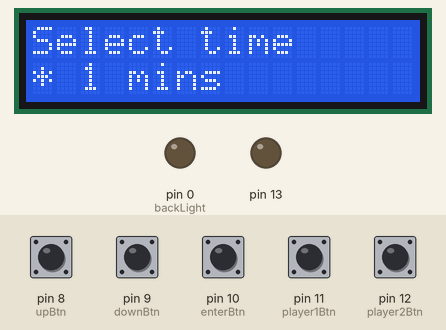
This sketch was run on a simulated Arduino Uno, built with avr-gcc and run on an emulated ATmega328P. On the bench: 16×2 character LCD, output pins drawn as LEDs (lit = HIGH). Inputs (shaded band) come from the test bench; at power-on: pin 8 (upBtn), pin 9 (downBtn), pin 10 (enterBtn), pin 11 (player1Btn), pin 12 (player2Btn) HIGH. At 22.0 s the program stops and its outputs stay as they are.

Above: at 1.8 s.
1.9 s: pin 10 (enterBtn) pulled LOW for 0.15 s
At 2.5 s:
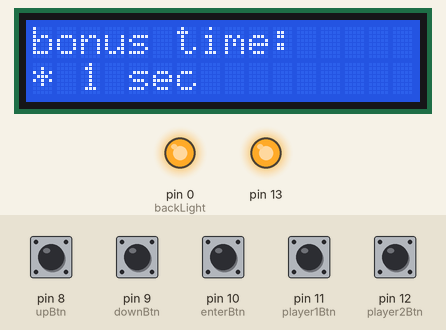
3.5 s: pin 10 (enterBtn) pulled LOW for 1 s
At 5.1 s:
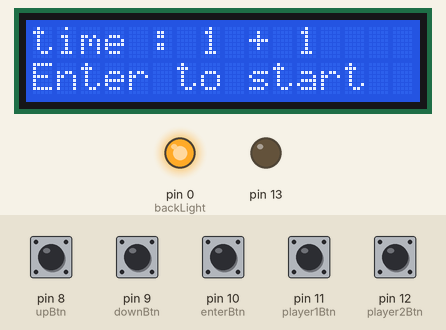
6.0 s: pin 10 (enterBtn) pulled LOW for 0.15 s
At 6.9 s:
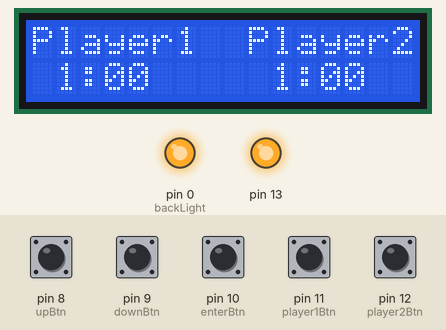
7.6 s: pin 11 (player1Btn) pulled LOW for 0.15 s
At 7.9 s:
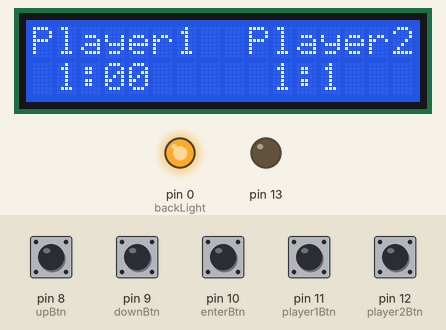
8.3 s: pin 12 (player2Btn) pulled LOW for 0.15 s
At 8.9 s:
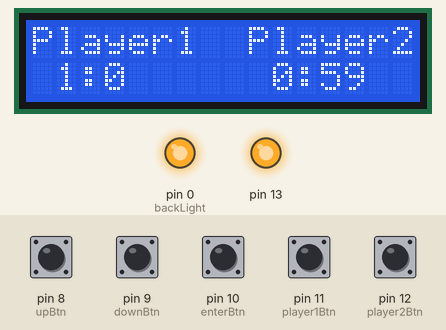
9.0 s: pin 11 (player1Btn) pulled LOW for 1 s
At 23.2 s:
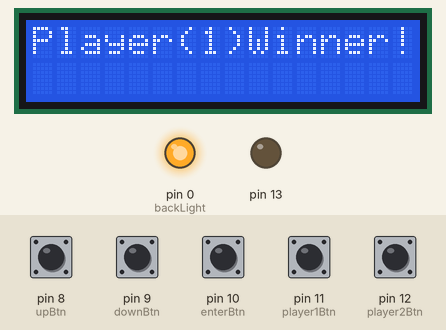
Timing chart, 0 to 23.5 s (numbered marks = the images above; inputs shaded):
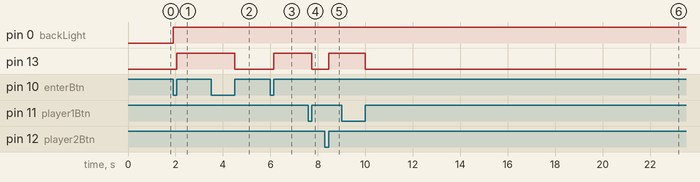

Measured:
- after the input at 1.9 s, pin 0 (backLight): LOW → HIGH at once; pin 13: LOW → HIGH after 0.15 s; the display: changes after 0.15 s (image 1)
- after the input at 3.5 s, pin 13: HIGH → LOW after 1.0 s; the display: changes after 1.0 s (image 2)
- after the input at 6.0 s, pin 13: LOW → HIGH after 0.15 s; the display: changes after 0.16 s (image 3)
- after the input at 7.6 s, pin 13: HIGH → LOW after 0.15 s; the display: changes after 0.20 s (image 4)
- after the input at 8.3 s, pin 13: LOW → HIGH after 0.15 s
- after the input at 9.0 s, pin 13: HIGH → LOW after 1.0 s

The sketch:

chessWatch.ino
```cpp
#include <LiquidCrystal.h>
#include <avr/sleep.h>
static int index = 1 ;
// initialize the library with the numbers of the interface pins
//               (RS-En - D a  t  a )
LiquidCrystal lcd(2, 3  , 4, 5, 6, 7);

int counter1 = 0 ;
int counter2 = 0 ;
/* Buttons */
const byte backLight = 0 ;
const byte enterBtn = 10 ;
const byte upBtn = 8 ;
const byte downBtn = 9 ;
const byte player1Btn = 11 ;
const byte player2Btn = 12 ;

const byte MAX_MINUTES = 180  ;
const byte MAX_BONUS =  59;

byte pressCount = 0 ;
boolean bonusFlag1 = true;
boolean bonusFlag2 = true;
boolean winnerIsPlayerOne = false ;
boolean winnerIsPlayerTwo = false ;
boolean gameStarted = false ;
/* time variables */
byte minutes = 0 ;
byte minutes2 = 0 ;
byte seconds = 0 ;
byte seconds2 = 0 ;
long int timePassed = 0 ;
const long int timeToSleep = 10 ;
byte bonusTime = 0 ;
void start ()
{
  minutes = index ;
  lcd.clear();
  lcd.setCursor(0, 0);
  lcd.print("Player1  Player2");
  lcd.setCursor(1, 1);
  lcd.print(minutes + String(":") + String("00") );
  lcd.setCursor(10, 1);
  lcd.print(minutes + String(":") + String("00") );
  if (bonusTime != 0)minutes = minutes2 = index ;
  else minutes = minutes2 = index - 1 ;
  //seconds = (bonusTime + seconds) - 60 ;
  //seconds2 = (bonusTime + seconds2) - 60 ;
}


void setup()
{

  pinMode(enterBtn , INPUT_PULLUP);
  pinMode(upBtn , INPUT_PULLUP);
  pinMode(downBtn , INPUT_PULLUP);
  pinMode(player1Btn, INPUT_PULLUP);
  pinMode(player2Btn, INPUT_PULLUP);
  pinMode(backLight, OUTPUT);
  pinMode(13, OUTPUT);
  // set up the LCD's number of columns and rows:
  lcd.begin(16, 2);


  /* initilaization msg */
  /***********************/
  for (byte a = 0 ; a < 5 ; a++)
  {
    lcd.setCursor(0, 0);
    lcd.print("Chess Watch");
    lcd.setCursor(0, 1);
    lcd.print(" Hemed - Sherif ");
    lcd.noDisplay();
    delay(100);
    lcd.display();
    delay(100);
  }

  lcd.clear();
  lcd.setCursor(0, 0);
  lcd.print ("Select time");
  lcd.setCursor(0, 1);
  lcd.print(String ("* ") + index + String(" mins"));

  /* while user don't press any button */
  /* ------------------------------------ */
  goToSleep();
}

void loop()
{


  digitalWrite (backLight, HIGH);
  if (digitalRead(downBtn) == LOW )
  {
    while (digitalRead(downBtn) == LOW);
    if (pressCount == 0)
    {
      lcd.setCursor(0, 1);
      lcd.print("                ");
      if (index == 0) index = MAX_MINUTES+1  ;
      lcd.setCursor(0, 1);
      lcd.print(String ("* ") + --index + String(" mins"));

    }
    else if (pressCount == 1)
    {
      lcd.setCursor(0, 1);
      lcd.print("                ");
      if (bonusTime == 0) bonusTime = MAX_BONUS+1 ;
      lcd.setCursor(0, 1);
      lcd.print(String("* ") + --bonusTime + String(" sec"));

    }
  }
  else if (digitalRead(upBtn) == LOW)
  {
    while (digitalRead(upBtn) == LOW);
    if (pressCount == 0)
    {
      lcd.setCursor(0, 1);
      lcd.print("                ");
      if (index == MAX_MINUTES) index = -1 ;
      lcd.setCursor(0, 1);
      lcd.print(String("* ") + ++index + String(" mins"));

    }
    else if (pressCount == 1)
    {
      lcd.setCursor(0, 1);
      lcd.print("                ");
      if (bonusTime == MAX_BONUS) bonusTime = -1 ;
      lcd.setCursor(0, 1);
      lcd.print(String("* ") + ++bonusTime + String(" sec"));

    }
  }

  else if (digitalRead(enterBtn) == LOW)
  {
    while (digitalRead(enterBtn) == LOW);
    digitalWrite(13, !digitalRead(13)) ;
    if (pressCount == 0)
    {
      minutes = index ;
      lcd.clear();
      lcd.setCursor(0, 0);
      lcd.print("bonus time:");
      bonusTime ++ ;
      lcd.setCursor(0, 1);
      lcd.print(String("* ") + bonusTime + String(" sec"));
      //lcd.print("Enter to start");
      pressCount++ ;
    }
    else if (pressCount == 1)
    {
      lcd.clear();
      lcd.setCursor(0, 0);
      lcd.print(String("time : ") + minutes + String(" + ") + bonusTime);
      lcd.setCursor(0, 1);
      lcd.print("Enter to start");

      pressCount ++ ;
    }
    else if (pressCount == 2)
    {
      //pressCount = 0;
      start();
      gameStarted = true ;
    }

  }


  if ((digitalRead(player1Btn) == LOW) && (gameStarted == true))
  {

    while (digitalRead(player1Btn) == LOW);
    digitalWrite(13, !digitalRead(13));
    stopTime(1);
    while ((digitalRead(player1Btn) == HIGH)&& (digitalRead(player2Btn) == HIGH)&&(winnerIsPlayerTwo == false))
    {
    updatePlayerTwoBonus();
    startPlayerTwoTime();

    }
  }

  else if ((digitalRead(player2Btn) == LOW ) && (gameStarted == true))
  {
    while (digitalRead(player2Btn) == LOW);
    digitalWrite(13, !digitalRead(13));
    stopTime(2);
    while ((digitalRead(player2Btn) == HIGH)&&(digitalRead(player1Btn) == HIGH)&&(winnerIsPlayerOne == false))
    {
    updatePlayerOneBonus();
    startPlayerOneTime();
    }
  }


}


void playerTimeOut(byte player) {
  if (player == 1)
  {
    lcd.setCursor(1, 1);
    lcd.print("      ");
    lcd.setCursor(1, 1);
    lcd.print(String("00") + String(":") + String("00") );

  }

  else if (player == 2) {
    lcd.setCursor(10, 1);
    lcd.print("      ");
    lcd.setCursor(10, 1);
    lcd.print(String("00") + String(":") + String("00") );

  }
}

void whoIsWinner ()
{
  byte winner = 0 ;

  if      (winnerIsPlayerOne == true ) winner = 1 ;
  else if (winnerIsPlayerTwo == true ) winner = 2 ;

  if (winnerIsPlayerOne|winnerIsPlayerTwo)
  {
  lcd.clear();
  for (byte a = 0 ; a < 10 , ((winner == 1) || (winner == 2)); a++)
  {
    lcd.setCursor(0, 0);
    lcd.print(String("Player(") + winner + String(")Winner!"));
    lcd.flush();
  }
  }
}

void goToSleep(void) {
  while (digitalRead(enterBtn) && digitalRead(upBtn) && digitalRead(downBtn))
  {
    timePassed = millis() / 1000;
    if (timePassed >= timeToSleep)
    {
      /* turn off lcd light */
      digitalWrite(backLight, LOW);
      set_sleep_mode(SLEEP_MODE_PWR_DOWN);   // sleep mode is set here
      sleep_enable();
      sleep_mode();
    }
  }
}

void stopTime (byte player) {
  if (player == 2)
  {
    lcd.setCursor(10, 1);
    lcd.print(minutes2 + String(":") + seconds2 );
    bonusFlag2 = true ;
  }
  else if (player == 1)
  {
    lcd.setCursor(1, 1);
    lcd.print(minutes + String(":") + seconds );
    bonusFlag1 = true ;
  }

}


void updatePlayerOneBonus() {
      if ((bonusFlag1 == true ) && (winnerIsPlayerTwo == false))
      {
        if ((bonusTime + seconds) < 60)
          seconds = ((seconds + bonusTime) % 60) + 1 ;
        else {
          minutes++ ;
          seconds = ((seconds + bonusTime) % 60) + 1;
        }
        bonusFlag1 = false ;
      }
    }

     void updatePlayerTwoBonus() {

     if ((bonusFlag2 == true) && (winnerIsPlayerOne == false))
     {
      if ((bonusTime + seconds2) < 60)
         seconds2 = ((seconds2 + bonusTime) % 60) + 1 ;
      else {
        minutes2++ ;
        seconds2 = ((seconds2 + bonusTime) % 60) + 1;
      }
      bonusFlag2 = false ;
    }
     }
    void startPlayerOneTime()
      {
      if ((millis()%200 == 0)&&!winnerIsPlayerTwo)
      {
      lcd.setCursor(1, 1);
      lcd.print("      ");
      lcd.setCursor(1, 1);
      lcd.print(minutes + String(":") + --seconds );
      }
      if ((seconds == 0) && (minutes != 0)) {
        minutes--;
        seconds = 60;
      }
      if ((minutes == 1) && (seconds == 0)) seconds = 59;
      if ((minutes == 0) && (seconds == 0)) {winnerIsPlayerTwo = true ; whoIsWinner(); /*delay(100);*/}
      }

 void startPlayerTwoTime()
   {
    if ((millis()%200 == 0)&&!winnerIsPlayerOne)
    {
      lcd.setCursor(10, 1);
      lcd.print("      ");
      lcd.setCursor(10, 1);
      lcd.print(minutes2 + String(":") + --seconds2 );
    }
      if ((seconds2 == 0) && (minutes2 != 0)) {
        minutes2--;
        seconds2 = 60;
      }
      if ((minutes2 == 1) && (seconds2 == 0)) seconds2 = 59;
      if ((minutes2 == 0) && (seconds2 == 0)) {winnerIsPlayerOne = true ; whoIsWinner(); /*delay(100);*/}
   }
```
